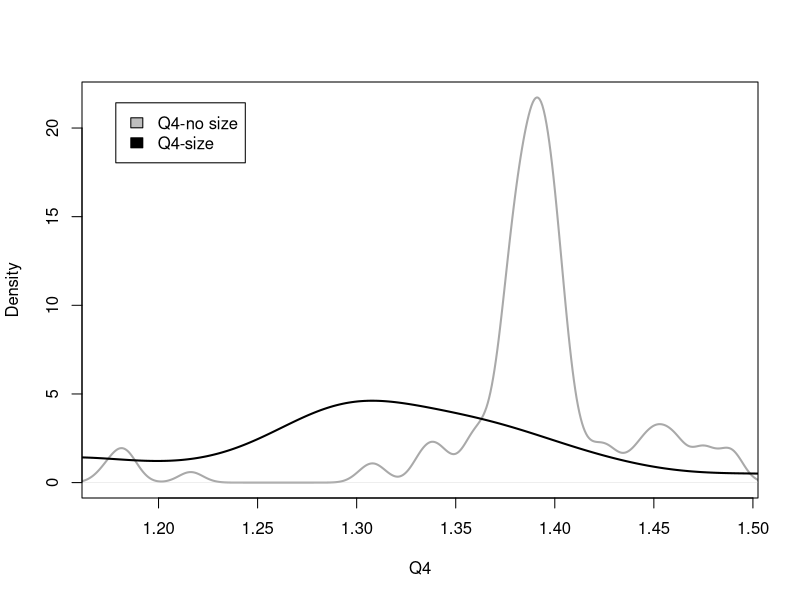
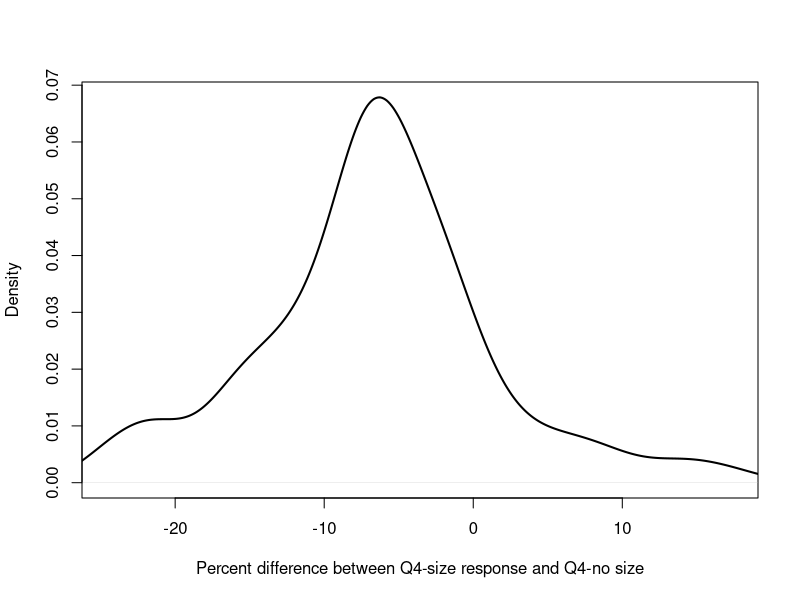
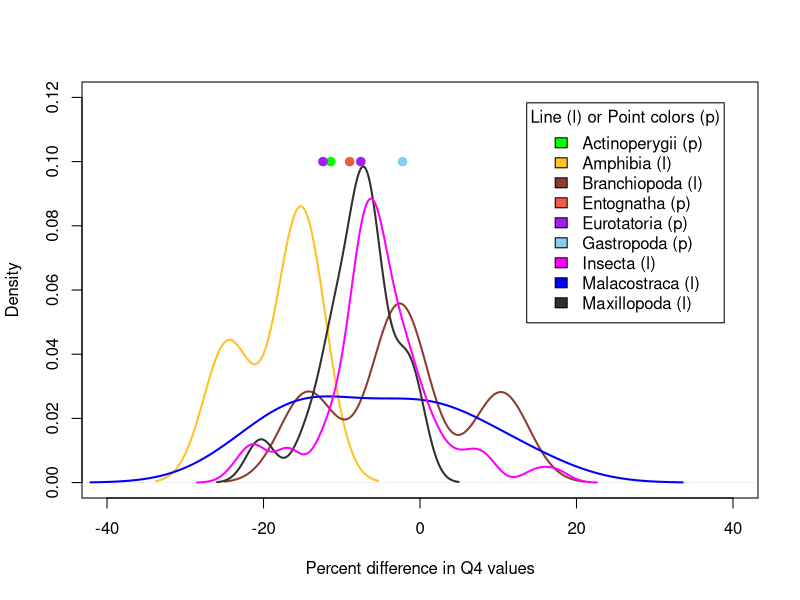
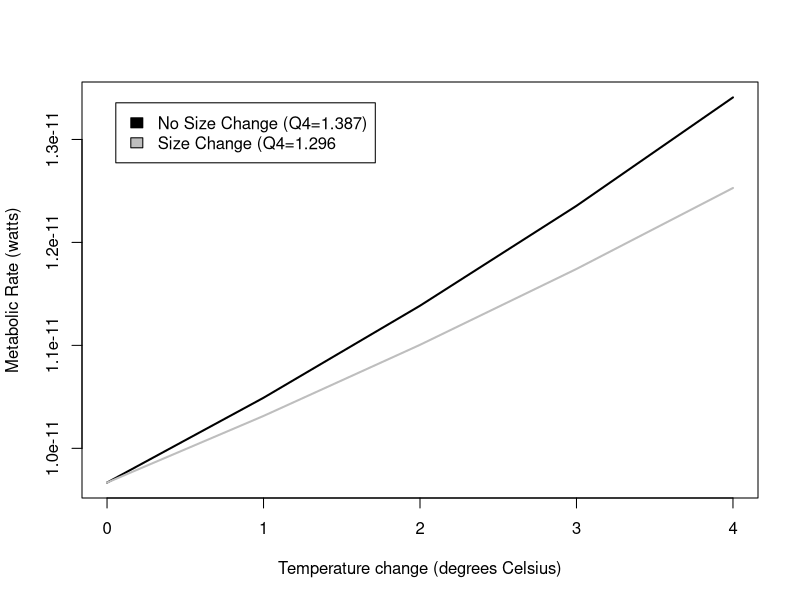
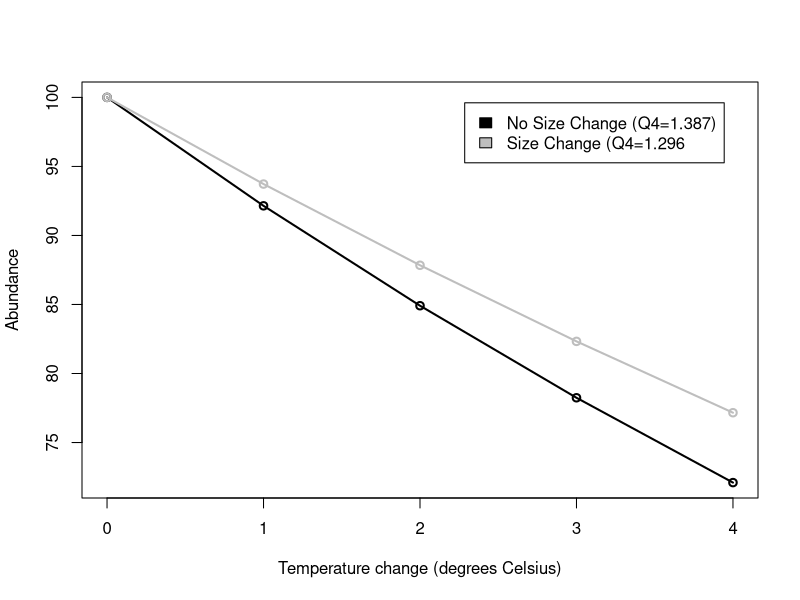
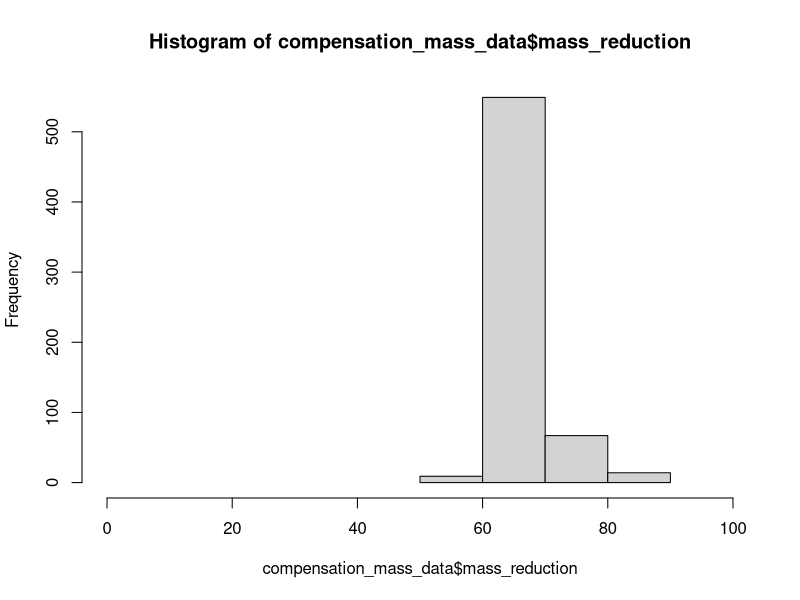
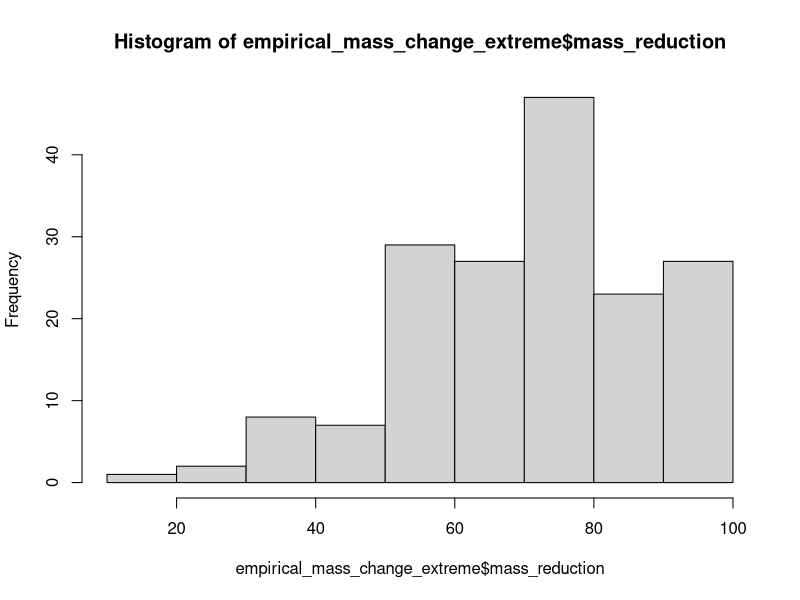
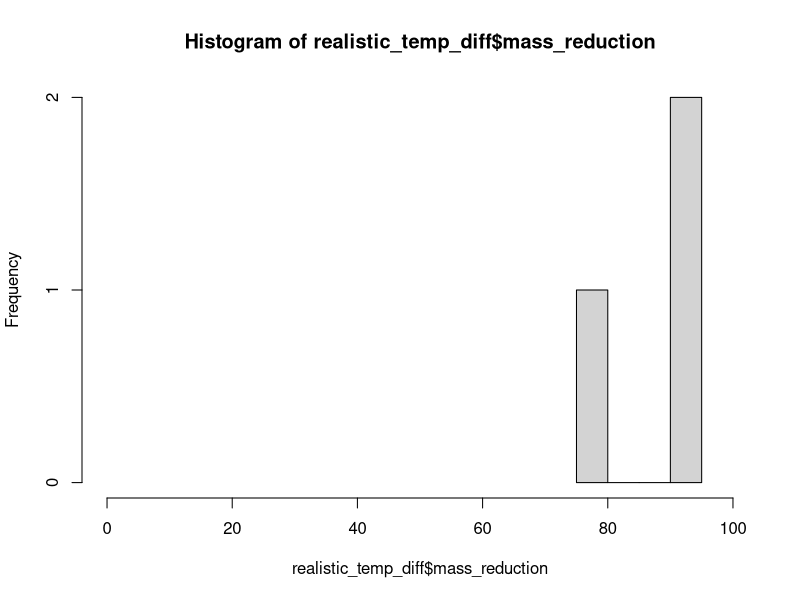

These figures' R source, in order:

#--------------CALCULATING EXPONENTS AND ACTIVATION ENERGY FOR METABOLIC EQUATIONS-------------------------------

### For the metabolic rate equation Metabolic Rate = constant * (Mass ^exponent) * e ^ Activation Energy/kt
### This section uses metabolic rate, temperature, and size data to calculated fitted exponent and activation
### energy for the taxonomic classes for which we could find data. 

##-----------------------------ANALYSES WITH MAKRIEVA DATA FOR Branchiopoda Malacostraca and Maxillopoda---------------
MR_data = read.csv("Class_metabolicrates_Makrievadata.csv", stringsAsFactors = FALSE)
Class_list=unique(MR_data$Class)
InvK=1/(273.15+MR_data$TC) #getting all the units correct
Mkg=MR_data$Mg/1000
W=MR_data$qWkg*Mkg
MR_data = cbind(MR_data, InvK, W)

#obtaining class-specific exponents for metabolic rate scaling for Branchiopoda Malacostraca and Maxillopoda
class_slopes=c()
for (current_class in Class_list){
  Class_data=subset(MR_data, MR_data$Class == current_class)
  basic=lm(log(Class_data$W) ~ log(Class_data$Mg) + Class_data$InvK)
  Mslope=basic$coefficients[2]
  Tslope=basic$coefficients[3]
  Ea=Tslope*0.000086
  class_slopes=rbind(class_slopes, c(current_class, Mslope, Tslope, Ea))
}

##-----------------------------ANALYSES WITH WHITE DATA FOR AMPHIBIANS--------------------------------------------
MR_Amphi = read.csv("Whiteetal_Amphibiandata.csv", stringsAsFactors = FALSE)
A_InvK=1/(273.15+MR_Amphi$TC)
A_Mkg=MR_Amphi$Mg/1000
MR_Amphi = cbind(MR_Amphi, A_InvK, A_Mkg)
A_basic=lm(log(MR_Amphi$Watts) ~ log(MR_Amphi$A_Mkg) + MR_Amphi$A_InvK)
Mslope=A_basic$coefficients[2]
Tslope=A_basic$coefficients[3]
Ea=Tslope*0.000086
class_slopes=rbind(class_slopes, c("Amphibia", Mslope, Tslope, Ea))
class_slopes=as.data.frame(class_slopes, stringsAsFactors = FALSE)

##-----------------------------ANALYSES WITH GILLOOLY DATA FOR FISH-----------------------------------------------

#obtaining super-class-specific exponents for metabolic rate scaling in fish
MR_fish = read.csv("gillooly_fish.csv", stringsAsFactors = FALSE)
f_Mkg=MR_fish$Mg/1000
MR_fish = cbind(MR_fish, f_Mkg)
F_basic=lm(log(MR_fish$W) ~ log(MR_fish$f_Mkg) + MR_fish$invK)
Mslope=F_basic$coefficients[2]
Tslope=F_basic$coefficients[3]
Ea=Tslope*0.000086
class_slopes=rbind(class_slopes, c("Actinoperygii", Mslope, Tslope, Ea))
class_slopes=as.data.frame(class_slopes, stringsAsFactors = FALSE)

##----------------CLEANING UP DATAFRAME WITH CLASS-SPECIFIC PARAMETERS FOR METABOLIC EQUATION------------------------

#removing unneccesary column and renaming columns
class_values=class_slopes[c(-3)]
names(class_values)[names(class_values) == "V1"] = "Class"
names(class_values)[names(class_values) == "log(Class_data$Mg)"] = "exponent"
names(class_values)[names(class_values) == "Class_data$InvK"] = "Ea"

##---------------ADDING Insecta VALUES FROM CHOWN AND THEORY VALUES FOR REMAINING CLASSES------------------------------
I_class="Insecta"
other_class=c("Gastropoda","Eurotatoria", "Entognatha")
I_slope=0.75
I_Ea=-0.62
Other_Ea=-0.63
other_values=cbind(I_class,I_slope,I_Ea)
for (current_class in other_class){
  current_values=cbind(current_class,I_slope,Other_Ea)
  other_values=rbind(other_values, current_values)
}

other_values=as.data.frame(other_values)
names(other_values)[names(other_values) == "I_class"] = "Class"
names(other_values)[names(other_values) == "I_slope"] = "exponent"
names(other_values)[names(other_values) == "I_Ea"] = "Ea"
class_values=rbind(class_values, other_values)
class_values1= transform(class_values, exponent = as.numeric(exponent), Ea = as.numeric(Ea))

#----------------------Q10 CALCULATIONS---------------------------------------

TSD_data = read.csv("MTEEcto_data.csv", stringsAsFactors = FALSE, fileEncoding = "latin1")
#stringsAsFactors prevents R from reading strings as factors, which mucks up further analysis
#must re-encode data to properly read in data file

##-------------------EXTRACTING SPECIES AND REPLICATE INFO--------------------

### Within a scientific paper, the body size-temperature study may have replicated
### experiments or have slightly different experiments that were conducted. Each experiment
### is called a replicate and was given a unique identifier in "MTEEcto_data.csv". This 
### section of code extracts information so that each replicate can be analyzed separately

replicate=unique(TSD_data$studyID)
rep_linker=c()

#extracting species and replicate info
for (current_replicate in replicate){
  replicate_data = subset(TSD_data, TSD_data$studyID == current_replicate)
  replicate_species= unique(replicate_data$Species)
  replicate_class=unique(replicate_data$Class)
  rep_linker=rbind(rep_linker, c(current_replicate, replicate_species, replicate_class))
}
rep_linker_sort= rep_linker[order(rep_linker[,2], rep_linker[,1]),]
#write.table(rep_linker_sort, file = "rep_linker.csv", sep = ",", col.names = TRUE)
class_uniquereplicate=unique(rep_linker_sort[,1])

##---------------------------CALCULATING METABOLIC RATES FOR TEMPERATURE/SIZE COMBOS FROM DATA----------------------

### This section pulls out the size-temperature data and metabolic rate parameters for a specific taxonomic class
### It extracts the data from a unique replicate. FOr that replicate it uses the size-temperature data to calculates 
### metabolic rates for the following cases: 1) no size change as temperature increases, 2) size and temperature increase
### as observed in the data. 

MTE_allreps=c()
#unused empty vector?
MTE_allcompare=c()
Classes_all=unique(TSD_data$Class)

for (index_class in Classes_all){
  class_TSD= subset(TSD_data, TSD_data$Class == index_class)
  class_MTE= subset(class_values1, class_values1$Class == index_class)
  class_replicate=unique(class_TSD$studyID)
    
    for (index_replicate in class_replicate){
      MTE_repdata=c()
      current_data= subset (class_TSD, class_TSD$studyID == index_replicate)
      temps=unique(current_data$temp)
 
        for (current_temp in temps){
          min_mass=current_data$mass[current_data$temp==current_temp]
          repeater=length(temps)
          MTE_initial=(min_mass^(class_MTE$exponent))*(exp(((class_MTE$Ea)/(.000086*(current_temp+273.15)))))
          MTE_nochange=min_mass^(class_MTE$exponent)*exp(class_MTE$Ea/(.000086*(temps+273.15)))
          MTE_change=(current_data$mass^(class_MTE$exponent))*(exp(((class_MTE$Ea)/(.000086*(temps+273.15)))))
          rep_vector=c(rep(index_replicate,repeater))
          Tmin_vector=c(rep(current_temp, repeater))
          MTE_repdata=cbind(temps,Tmin_vector, MTE_initial, MTE_nochange, MTE_change)
          MTE_repdata=as.data.frame(MTE_repdata)
          MTE_rep=data.frame(cbind(MTE_repdata, rep_vector), stringsAsFactors=FALSE)
          MTE_allreps=rbind(MTE_allreps, MTE_rep)     
          }
     }
}

temp_diff=MTE_allreps$temps-MTE_allreps$Tmin_vector
MTE_allreps=cbind(MTE_allreps, temp_diff)
warming= subset (MTE_allreps, MTE_allreps$temp_diff > 0) #cleans out decreasing temperature situations

##-----------------CALCULATING AVG REPLICATE Q4 FOR THE GENERATED TEMPERATURE-METABOLIC RATE DATA------------------

### Using the temperature-metabolic rate data generated above and stored in the dataframe 'warming'
### to calculate an average Q4 value for each replicate

Q_nochange=(warming$MTE_nochange/warming$MTE_initial)^(4/warming$temp_diff)
Q_change=(warming$MTE_change/warming$MTE_initial)^(4/warming$temp_diff) 
Q_diff=100*((Q_change/Q_nochange)-1)

Q_file=c()
Q_file=cbind(warming, Q_nochange, Q_change, Q_diff)
#write.table(Q_file, file = "ClassQ_file.csv", sep = ",", col.names = TRUE)
#END RAW DATAFILE CREATION

#Average Q for each study
rep_avgs=c()
for (unique_rep in class_uniquereplicate){
  rep_subset= subset (Q_file, Q_file$rep_vector == unique_rep) 
  #sp_name= rep_linker_sort[,2][ which (rep_linker_sort[,1] == unique_rep),]
  sp_name= subset(rep_linker_sort, rep_linker_sort[,1] == unique_rep,)
  avg_Q_nochange=mean(rep_subset$Q_nochange)
  avg_Q_change=mean(rep_subset$Q_change)
  rep_avgs=rbind(rep_avgs, c(unique_rep, avg_Q_nochange,avg_Q_change, sp_name))
}
 rep_avgs_1=  as.data.frame(rep_avgs, stringsAsFactors = FALSE)
 rep_avgs_2= transform(rep_avgs_1, V2 = as.numeric(V2), V3 = as.numeric(V3))
write.table(rep_avgs_2, file = "class_rep_avgs_2.csv", sep = ",", col.names = TRUE)


##---------------------------AVERAGE Q4 FOR EACH SPECIES-------------------------------------------

### If more than one replicate for a species, calculates an average across the replciates so that
### each species only has one resulting datapoint

Q_1=c()
species=unique(rep_avgs_2$V5)
for (current_sp in species){
  sp_subset= subset (rep_avgs_2, rep_avgs_2$V5 == current_sp) 
  sp_class=unique(sp_subset[,6])
  sp_Q_nochange=mean(sp_subset[,2])
  sp_Q_change=mean(sp_subset[,3])
  Q_1=rbind(Q_1, c(current_sp, sp_class, sp_Q_nochange, sp_Q_change))
}

Q_2=  as.data.frame(Q_1, stringsAsFactors = FALSE)
Q_sp= transform(Q_2, V3 = as.numeric(V3), V4 = as.numeric(V4))
Q_diff=100*((Q_sp$V4/Q_sp$V3)-1)
ClassQ_sp=cbind(Q_sp, Q_diff)
ClassQ_sp=ClassQ_sp[order(ClassQ_sp[,2], ClassQ_sp[,1]),]
ClassQ_sp=  as.data.frame(ClassQ_sp, stringsAsFactors = FALSE)

names(ClassQ_sp)[names(ClassQ_sp) == "V1"] = "Species"
names(ClassQ_sp)[names(ClassQ_sp) == "V2"] = "Class"
names(ClassQ_sp)[names(ClassQ_sp) == "V3"] = "Q4_noTSR"
names(ClassQ_sp)[names(ClassQ_sp) == "V4"] = "Q4_TSR"
ClassQ_sp= transform(ClassQ_sp, Q_diff = as.numeric(Q_diff))
write.table(ClassQ_sp, file = "ClassQ_sp.csv", sep = ",", col.names = TRUE)

#-------------------------SUMMARY STATS AND GRAPHS -------------------------
mean_Q4noTSR=mean(ClassQ_sp$Q4_noTSR)
mean_Q4TSR=mean(ClassQ_sp$Q4_TSR)
t.test(ClassQ_sp$Q4_noTSR,ClassQ_sp$Q4_TSR, paired=TRUE )
mean_Qdiff=mean(ClassQ_sp$Q_diff)

Qdiff.gt10=subset(ClassQ_sp, ClassQ_sp$Q_diff > 10)
Qdiff.lt10=subset(ClassQ_sp, ClassQ_sp$Q_diff < -10)
Qdiff.lt15=subset(ClassQ_sp, ClassQ_sp$Q_diff < -15)
Qdiff.lt20=subset(ClassQ_sp, ClassQ_sp$Q_diff < -20)
num.sp.gt.10.Qdiff=length(Qdiff.gt10$Q_diff)
num.sp.lt.10.Qdiff=length(Qdiff.lt10$Q_diff)
num.sp.lt.15.Qdiff=length(Qdiff.lt15$Q_diff)
num.sp.lt205.Qdiff=length(Qdiff.lt20$Q_diff)
num.sp=length(ClassQ_sp$Q_diff)

#graph of TSR and no TSR distributions - all classes pooled
yes_range=range(ClassQ_sp$Q4_noTSR)
plot(density(ClassQ_sp$Q4_noTSR), xlim = yes_range, main="", col="dark grey", lwd=2, 
    xlab="Q4")
lines(density(ClassQ_sp$Q4_TSR), lwd=2)
legend("topleft", inset=.05, c("Q4-no size", "Q4-size"), fill=c("grey", "black"))

#graph of percent change in Q4 - all classes pooled
yes_range=range(ClassQ_sp$Q_diff)
plot(density(ClassQ_sp$Q_diff), xlim = yes_range, main="", col="black", lwd=2, 
    xlab="Percent difference between Q4-size response and Q4-no size")

#Class-specific graph and results
Actinoperygii=subset(ClassQ_sp, ClassQ_sp$Class == "Actinoperygii")
Amphibia=subset(ClassQ_sp, ClassQ_sp$Class == "Amphibia")
Branchiopoda =subset(ClassQ_sp, ClassQ_sp$Class == "Branchiopoda")
Insecta =subset(ClassQ_sp, ClassQ_sp$Class == "Insecta")
Malacostraca=subset(ClassQ_sp, ClassQ_sp$Class == "Malacostraca")
Maxillopoda=subset(ClassQ_sp, ClassQ_sp$Class == "Maxillopoda")
Gastropoda=subset(ClassQ_sp, ClassQ_sp$Class == "Gastropoda")
Eurotatoria=subset(ClassQ_sp, ClassQ_sp$Class == "Eurotatoria")
Entognatha=subset(ClassQ_sp, ClassQ_sp$Class == "Entognatha")

Q_diff_range=c(-40,40)
y_range=c(0,.12)
plot(density(Amphibia$Q_diff), xlim=Q_diff_range, ylim=y_range, lwd=2, main="", col="goldenrod1",  
    xlab="Percent difference in Q4 values")
lines(density(Branchiopoda$Q_diff), lwd=2, col="coral4")
lines(density(Malacostraca$Q_diff),lwd=2, col="blue" )
lines(density(Maxillopoda$Q_diff), lwd=2, col="grey19")
lines(density(Insecta$Q_diff), lwd=2, col="magenta")
points(Gastropoda$Q_diff, .1, lwd=2, col="skyblue", pch=19)
points(Actinoperygii$Q_diff, .1, lwd=2, col="green", pch=19)
points(Eurotatoria$Q_diff, c(.1, .1), lwd=2, col="purple", pch=19)
points(Entognatha$Q_diff, .1, lwd=2, col="tomato2", pch=19)

legend("topright", inset=.05, title="Line (l) or Point colors (p)",c("Actinoperygii (p)", "Amphibia (l)", 
  "Branchiopoda (l)","Entognatha (p)", "Eurotatoria (p)","Gastropoda (p)","Insecta (l)", "Malacostraca (l)", "Maxillopoda (l)"), 
  fill=c("green", "goldenrod1", "coral4", "tomato2", "purple", "skyblue", "magenta", "blue", "grey19" ),)

Qdiff_Amphibia=mean(Amphibia$Q_diff)
Qdiff_Branchiopoda=mean(Branchiopoda$Q_diff)
Qdiff_Malacostraca=mean(Malacostraca$Q_diff)
Qdiff_Maxillopoda=mean(Maxillopoda$Q_diff)
Qdiff_Insecta=mean(Insecta$Q_diff)
Qdiff_Gastropoda=mean(Gastropoda$Q_diff)
Qdiff_Actinoperygii=mean(Actinoperygii$Q_diff)
Qdiff_Eurotatoria=mean(Eurotatoria$Q_diff)
Qdiff_Entognatha=mean(Entognatha$Q_diff)

#Exemplar graph for metabolic rate differences using Drosphila
Dmelano=subset(warming, warming$rep_vector == "TM61D")
DM_tmin=min(Dmelano$Tmin_vector)
DM_initialR1_1=Dmelano$MTE_initial[Dmelano$Tmin_vector == DM_tmin]
DM_initialR1=unique(DM_initialR1_1)

x=seq(0,4, 1)
plot(x, DM_initialR1*(1.387^(x/4)), type="l", lwd=2, xlab="Temperature change (degrees Celsius)",
     ylab="Metabolic Rate (watts)")
lines(x, DM_initialR1*(1.296^(x/4)), col="gray",lwd=2)
legend("topleft", inset=.05, c("No Size Change (Q4=1.387)", "Size Change (Q4=1.296"), fill=c("black", "gray"))

R2_TSR=DM_initialR1*(1.296^(x/4))
R2_noTSR=DM_initialR1*(1.387^(x/4))
Initial_N=100
Initial_E=Initial_N*DM_initialR1

N_TSR=Initial_E/R2_TSR
N_noTSR=Initial_E/R2_noTSR
N.data=cbind(x, R2_TSR, R2_noTSR, N_TSR, N_noTSR)
N.data= transform(N.data, x = as.numeric(x))

plot(N.data$x, N.data$N_noTSR, type="o", lwd=2, xlab="Temperature change (degrees Celsius)",
     ylab="Abundance")
lines(N.data$x, N.data$N_TSR, type="o", lwd=2, col="gray")
legend("topright", inset=.05, c("No Size Change (Q4=1.387)", "Size Change (Q4=1.296"), fill=c("black", "gray"))

                      
##-----------------CALCULATE COMPENSATION BODY MASS----------------------------------

### Using metabolic rates for initial mass and temperature, which have already ("MTE_initial") 
### been calculated, to determine what mass each species would need to be to compensate for a
### 3*C increase in temperature. 


#create dataframe containing initial temp & mass rows for each replicate with calculated
# metabolic rate from warming data frame
compensation_mass_calcs = unique(warming[,c("rep_vector", "Tmin_vector", "MTE_initial")])
colnames(compensation_mass_calcs) = c("rep_vector", "initial_temp", "initial_MetRate")

#add original data to new dataframe
compensation_mass_data = merge(compensation_mass_calcs, TSD_data, by.x=c("rep_vector", "initial_temp"), 
                               by.y=c("studyID", "temp"))
names(compensation_mass_data)[names(compensation_mass_data) == "mass"] = "initial_mass"
compensation_mass_data = compensation_mass_data[order(compensation_mass_data$Species),]

#add increased temperature to dataframe
compensation_mass_data$comp_temp = compensation_mass_data$initial_temp + 3

#add class-specific exponent and activation energy (from class_values1) to dataframe
getting_class_values = class_values1[match(compensation_mass_data$Class, class_values1$Class),]
compensation_mass_data = cbind(compensation_mass_data, getting_class_values$exponent, getting_class_values$Ea)
names(compensation_mass_data)[names(compensation_mass_data) == "getting_class_values$exponent"] = "class_exponent"
names(compensation_mass_data)[names(compensation_mass_data) == "getting_class_values$Ea"] = "class_Ea"

#calculate compensation mass using rearranged MTE equation
compensation_mass_data$comp_mass = (compensation_mass_data$initial_MetRate / 
                                  (exp(compensation_mass_data$class_Ea / (.00008617 * 
                                  (compensation_mass_data$comp_temp + 273.15))))) ^ (1 / 
                                  compensation_mass_data$class_exponent)

#determine difference between initial mass and compensation mass (should be positive)
compensation_mass_data$mass_diff = compensation_mass_data$initial_mass - compensation_mass_data$comp_mass

#determine what percent of initial mass the compensation mass is
#see CompMassTest.xls for test of first replicate
#why are these all basically the same number? in 60%ish range; maybe driven by class exponent & Ea?
compensation_mass_data$mass_reduction = (compensation_mass_data$comp_mass / 
                                           compensation_mass_data$initial_mass) * 100
hist(compensation_mass_data$mass_reduction, breaks=2, xlim=c(0,100))

#attempt to compare mass reduction percents for each class
insect_class = compensation_mass_data[compensation_mass_data$Class == "Insecta",]

#histograms for each class' mass reduction
pdf("ClassMassReduction.pdf")
par(mfrow=c(3,3))

for (current_class in class_values1$Class){
  class_subset = subset(compensation_mass_data, compensation_mass_data$Class == current_class)
  hist(class_subset$mass_reduction, xlim=c(50,90), main=NULL)
  mtext(paste("Class:", class_subset$Class))
}

dev.off()

# #figures to compare initial and compensation masses
# #plot(rownames(compensation_mass_data), compensation_mass_data$initial_mass)
# initial_mass_hist = hist(compensation_mass_data$initial_mass)
# comp_mass_hist = hist(compensation_mass_data$comp_mass)
# plot(initial_mass_hist, breaks=seq(0,1000,by=20), col=rgb(0,0,1,1/4))
# plot(comp_mass_hist, breaks=seq(0,1000,by=20), col=rgb(1,0,0,1/4), add=T)

#averaging of compensation masses and comparison metrics

##-------------EMPIRICAL MASS CHANGES FOR EXTREME TEMP CHANGES------------------

# Calculate mass reduction for most extreme temperature changes in each of the 
# replicates to determine what magnitude of mass change is biologically feasible


# Get lowest and highest temperatures (and then corresponding masses) for each replicate
empirical_mass_change_extreme = c()
for(current_replicate in replicate){
  single_replicate = subset(TSD_data, TSD_data$studyID == current_replicate)
  highest_temperature = subset(single_replicate, single_replicate$temp == max(single_replicate$temp))
  lowest_temperature = subset(single_replicate, single_replicate$temp == min(single_replicate$temp))
  empirical_mass_change_extreme = rbind(empirical_mass_change_extreme, c(current_replicate, highest_temperature$temp, highest_temperature$mass, lowest_temperature$temp, lowest_temperature$mass))
}

# Necessary changes to make dataframe useful
empirical_mass_change_extreme = data.frame(empirical_mass_change_extreme)
names(empirical_mass_change_extreme) = c("studyID", "highest_temp", "highest_temp_mass", "lowest_temp", "lowest_temp_mass")
empirical_mass_change_extreme[,c("highest_temp", "highest_temp_mass", "lowest_temp", "lowest_temp_mass")] = as.numeric(as.character(unlist(empirical_mass_change_extreme[,c("highest_temp", "highest_temp_mass", "lowest_temp", "lowest_temp_mass")])))

# Get temperature difference between high and low temps for each replicate
empirical_mass_change_extreme$temp_difference = empirical_mass_change_extreme$highest_temp - empirical_mass_change_extreme$lowest_temp

# Get mass reduction value for each replicate, with any increase in body size resulting in null
empirical_mass_change_extreme$mass_reduction = (empirical_mass_change_extreme$highest_temp_mass / empirical_mass_change_extreme$lowest_temp_mass) * 100
empirical_mass_change_extreme$mass_reduction[empirical_mass_change_extreme$mass_reduction >= 100] = NA
hist(empirical_mass_change_extreme$mass_reduction)

# Create histogram for each of 3 temp difference categories:
#   Realistic range: 0-4 degrees
#   Low range: 0-10 degrees
#   Medium range: 10-20 degrees
#   High range: 20-30 degrees
realistic_temp_diff = subset(empirical_mass_change_extreme, empirical_mass_change_extreme$temp_difference <= 4)
low_temp_diff = subset(empirical_mass_change_extreme, empirical_mass_change_extreme$temp_difference < 10)
med_temp_diff = subset(empirical_mass_change_extreme, (10 <= empirical_mass_change_extreme$temp_difference) & (empirical_mass_change_extreme$temp_difference < 20))
high_temp_diff = subset(empirical_mass_change_extreme, empirical_mass_change_extreme$temp_difference >= 20)

hist(realistic_temp_diff$mass_reduction, xlim = c(0,100))
hist(low_temp_diff$mass_reduction, xlim = c(0,100))
hist(med_temp_diff$mass_reduction, xlim = c(0,100))
hist(high_temp_diff$mass_reduction, xlim = c(0,100))


##-------------EMPIRICAL MASS CHANGES FOR REALISTIC TEMP CHANGES--------------

# Calculate mass reduction for as many realistic temperature changes (i.e., 3*) 
# as there are in all of the replicates to determine what magnitude of mass change
# is realistic

# Turn unique row names into column in original dataset
TSD_data = data.frame(as.numeric(rownames(TSD_data)), TSD_data)
colnames(TSD_data)[1] = "row_names"

# Find all temperatures pairs, with unique identifiers, that differ by 3 degrees in each replicate
all_combinations = c()
for(current_replicate in replicate){
  single_replicate = subset(TSD_data, TSD_data$studyID == current_replicate)
  single_replicate_temps_combos = combn(single_replicate$temp, 2)
  single_replicate_temps_combos = t(single_replicate_temps_combos)
  single_replicate_masses_combos = combn(single_replicate$mass, 2)
  single_replicate_masses_combos = t(single_replicate_masses_combos)
  single_replicate_combos = cbind(single_replicate_temps_combos, single_replicate_masses_combos)
  single_replicate_combos = data.frame(single_replicate_combos)
  single_replicate_combos = cbind(current_replicate, single_replicate_combos)
  all_combinations = rbind(all_combinations, single_replicate_combos)
}

# Remove temperature pairs that differ by anything other than 3*
names(all_combinations) = c("studyID", "lower_temp", "higher_temp", "lower_temp_mass", "higher_temp_mass")
all_combinations$temp_diff = all_combinations$higher_temp - all_combinations$lower_temp
empirical_mass_change_realistic = subset(all_combinations, all_combinations$temp_diff == 3)

# Calculate mass reduction for realistic temperature change (i.e., 3*), replacing values over 100 w/ NA
empirical_mass_change_realistic$mass_reduction = (empirical_mass_change_realistic$higher_temp_mass / empirical_mass_change_realistic$lower_temp_mass) * 100
empirical_mass_change_realistic$mass_reduction[empirical_mass_change_realistic$mass_reduction >= 100] = NA
realistic_histogram = hist(empirical_mass_change_realistic$mass_reduction, breaks=3, xlim = c(0,100))
realistic_histogram$breaks
realistic_histogram$counts
(realistic_histogram$counts / sum(realistic_histogram$counts)) * 100

# Compare empirical realistic temperature change mass reduction to theoretical
theoretical_histogram = hist(compensation_mass_data$mass_reduction, breaks=2, xlim=c(0,100))
theoretical_histogram$breaks
theoretical_histogram$counts
(theoretical_histogram$counts / sum(theoretical_histogram$counts)) * 100

# Plot together
realistic_histogram = hist(empirical_mass_change_realistic$mass_reduction, breaks=3, xlim = c(0,100), ylim = c(0,200), col = "red")
theoretical_histogram = hist(compensation_mass_data$mass_reduction, breaks=2, xlim=c(0,100), add = T, col = "blue")
